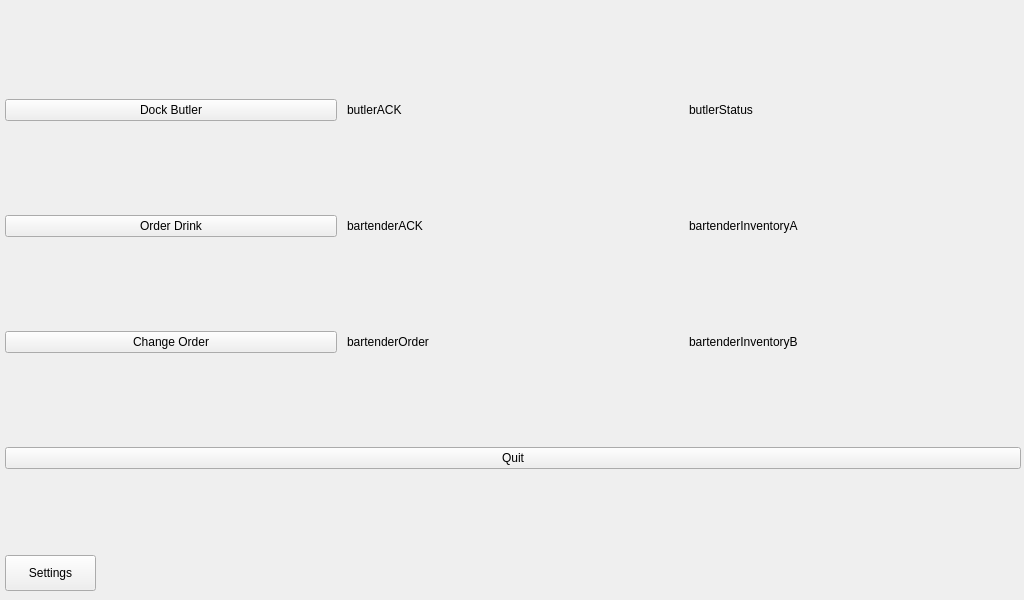
<?xml version="1.0" encoding="UTF-8"?>
<ui version="4.0">
 <class>Form</class>
 <widget class="QWidget" name="Form">
  <property name="geometry">
   <rect>
    <x>0</x>
    <y>0</y>
    <width>1024</width>
    <height>600</height>
   </rect>
  </property>
  <property name="windowTitle">
   <string>Form</string>
  </property>
  <widget class="QWidget" name="gridLayoutWidget">
   <property name="geometry">
    <rect>
     <x>0</x>
     <y>10</y>
     <width>1021</width>
     <height>551</height>
    </rect>
   </property>
   <layout class="QGridLayout" name="gridLayout" rowstretch="0,0,0,0,0,0">
    <property name="sizeConstraint">
     <enum>QLayout::SetDefaultConstraint</enum>
    </property>
    <property name="leftMargin">
     <number>5</number>
    </property>
    <property name="horizontalSpacing">
     <number>10</number>
    </property>
    <property name="verticalSpacing">
     <number>5</number>
    </property>
    <item row="1" column="1">
     <widget class="QLabel" name="label">
      <property name="text">
       <string>bartenderACK</string>
      </property>
     </widget>
    </item>
    <item row="0" column="1">
     <widget class="QLabel" name="label_2">
      <property name="text">
       <string>butlerACK</string>
      </property>
     </widget>
    </item>
    <item row="2" column="2">
     <widget class="QLabel" name="label_6">
      <property name="text">
       <string>bartenderInventoryB</string>
      </property>
     </widget>
    </item>
    <item row="0" column="2">
     <widget class="QLabel" name="label_4">
      <property name="text">
       <string>butlerStatus</string>
      </property>
     </widget>
    </item>
    <item row="2" column="0">
     <widget class="QPushButton" name="pushButton_2">
      <property name="text">
       <string>Change Order</string>
      </property>
     </widget>
    </item>
    <item row="5" column="0" colspan="3">
     <widget class="QPushButton" name="pushButton_4">
      <property name="sizePolicy">
       <sizepolicy hsizetype="Minimum" vsizetype="Fixed">
        <horstretch>0</horstretch>
        <verstretch>0</verstretch>
       </sizepolicy>
      </property>
      <property name="text">
       <string>Quit</string>
      </property>
     </widget>
    </item>
    <item row="0" column="0">
     <widget class="QPushButton" name="pushButton_3">
      <property name="text">
       <string>Dock Butler</string>
      </property>
     </widget>
    </item>
    <item row="2" column="1">
     <widget class="QLabel" name="label_3">
      <property name="text">
       <string>bartenderOrder</string>
      </property>
     </widget>
    </item>
    <item row="1" column="2">
     <widget class="QLabel" name="label_5">
      <property name="text">
       <string>bartenderInventoryA</string>
      </property>
     </widget>
    </item>
    <item row="1" column="0">
     <widget class="QPushButton" name="pushButton">
      <property name="sizePolicy">
       <sizepolicy hsizetype="Minimum" vsizetype="Fixed">
        <horstretch>0</horstretch>
        <verstretch>0</verstretch>
       </sizepolicy>
      </property>
      <property name="layoutDirection">
       <enum>Qt::LeftToRight</enum>
      </property>
      <property name="text">
       <string>Order Drink</string>
      </property>
     </widget>
    </item>
   </layout>
  </widget>
  <widget class="QPushButton" name="pushButton_5">
   <property name="geometry">
    <rect>
     <x>5</x>
     <y>555</y>
     <width>91</width>
     <height>36</height>
    </rect>
   </property>
   <property name="text">
    <string>Settings</string>
   </property>
  </widget>
 </widget>
 <resources/>
 <connections>
  <connection>
   <sender>pushButton_4</sender>
   <signal>clicked()</signal>
   <receiver>Form</receiver>
   <slot>close()</slot>
   <hints>
    <hint type="sourcelabel">
     <x>395</x>
     <y>438</y>
    </hint>
    <hint type="destinationlabel">
     <x>400</x>
     <y>270</y>
    </hint>
   </hints>
  </connection>
  <connection>
   <sender>pushButton</sender>
   <signal>clicked()</signal>
   <receiver>label_3</receiver>
   <slot>clear()</slot>
   <hints>
    <hint type="sourcelabel">
     <x>130</x>
     <y>212</y>
    </hint>
    <hint type="destinationlabel">
     <x>395</x>
     <y>325</y>
    </hint>
   </hints>
  </connection>
 </connections>
</ui>
